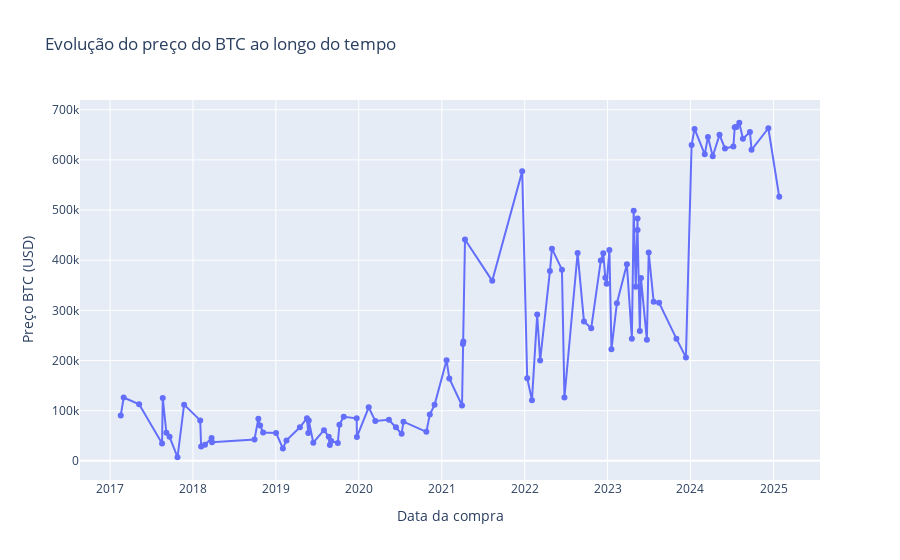

Notebook code cell kept with this figure:
### Code cell
# Evolução do preço do bitcoin ao longo do tempo
fig_line = px.line(df, x="data_compra", y="preco_btc",
                   title="Evolução do preço do BTC ao longo do tempo",
                   labels={"data_compra": "Data da compra", "preco_btc": "Preço BTC (USD)"},
                   markers=True
                   )
fig_line.show()
